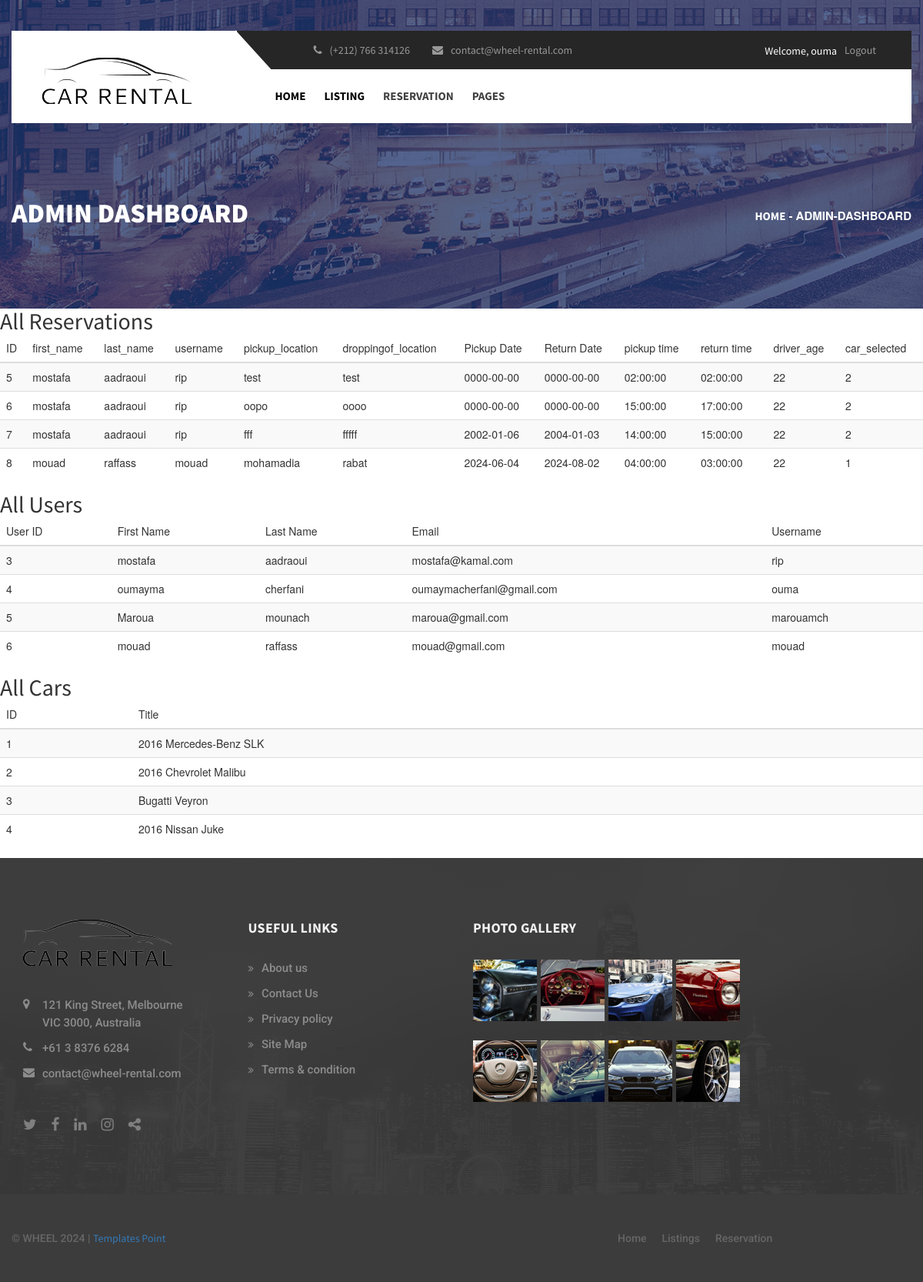
Screenshot of /admin.php (signed in) with the database file from the repository.
### tables this page shows
CREATE TABLE `reservations` (
  `id` int(11) NOT NULL,
  `first_name` varchar(255) NOT NULL,
  `last_name` varchar(255) NOT NULL,
  `username` varchar(255) NOT NULL,
  `dropping_off_location` varchar(255) NOT NULL,
  `picking_up_location` varchar(255) NOT NULL,
  `pickup_date` date NOT NULL,
  `pickup_time` time NOT NULL,
  `return_date` date NOT NULL,
  `return_time` time NOT NULL,
  `driver_age` int(11) NOT NULL,
  `car_selected` int(11) NOT NULL
);

CREATE TABLE `users` (
  `id` int(11) NOT NULL,
  `first_name` varchar(255) NOT NULL,
  `last_name` varchar(255) NOT NULL,
  `email` varchar(255) NOT NULL,
  `username` varchar(255) NOT NULL,
  `password` varchar(255) NOT NULL
);

CREATE TABLE `cars` (
  `id` int(11) NOT NULL,
  `title` varchar(255) DEFAULT NULL,
  `price` decimal(10,2) DEFAULT NULL,
  `image1` varchar(255) DEFAULT NULL,
  `image2` varchar(255) DEFAULT NULL,
  `storage` int(11) DEFAULT NULL,
  `seats` int(11) DEFAULT NULL,
  `bags` int(11) DEFAULT NULL,
  `mpg` int(11) DEFAULT NULL,
  `airbags` tinyint(1) DEFAULT NULL,
  `transmission` enum('manual','auto') DEFAULT NULL,
  `ac` tinyint(1) DEFAULT NULL,
  `description` text DEFAULT NULL,
  `baby_seat` int(11) DEFAULT 0,
  `doors` int(11) DEFAULT 2,
  `power_steering` tinyint(1) DEFAULT 0,
  `central_locking` tinyint(1) DEFAULT 0,
  `co2_emission` float DEFAULT 0,
  `stereo_radio` varchar(255) DEFAULT '',
  `abs_brakes` tinyint(1) DEFAULT 0,
  `mileage_per_tank` float DEFAULT 0,
  `image3` varchar(255) DEFAULT NULL
);

### admin.php (the view, shortened to what this page needs)
<!DOCTYPE html>
<html lang="en">
<head>
        <link rel="stylesheet" type="text/css" href="assets/css/css_reset.css">
        <link rel="stylesheet" type="text/css" href="assets/css/bootstrap.min.css">
        <link rel="stylesheet" type="text/css" href="assets/css/jquery.datetimepicker.min.css">
        <link rel="stylesheet" href="assets/css/bootstrap-select.min.css">
        <link rel="stylesheet" type="text/css" href="assets/css/loaders.min.css">
        <link rel="stylesheet" type="text/css" href="assets/css/index.css">
    </head>
    <body class="">
<div class="wheel-menu-wrap">
    <div class="container-fluid wheel-bg1">
        <div class="row">
            <div class="col-sm-3">
                <div class="wheel-logo">
                    <a href="index.php" style="width: 300px;"><img src="images/logo3.png" alt=""></a>
                </div>
            </div>
            <div class="col-sm-9 col-xs-12 padd-lr0">
                <div class="wheel-top-menu clearfix">
                    <div class="wheel-top-menu-info">
                        <div class="top-menu-item"><a href="#"><i class="fa fa-phone"></i><span>(+212) 766 314126</span></a></div>
                        <div class="top-menu-item"><a href="#"><i class="fa fa-envelope"></i><span>contact@wheel-rental.com</span></a></div>
                    </div>
                    <?php if (isset($_SESSION['user_id'])) : ?>
                        <div class="wheel-top-menu-log">
                            <div class="top-menu-item">
                                <span style="color: white">Welcome, <?php echo $_SESSION['username']; ?></span>
                            </div>
                            <div class="top-menu-item">
                                <form action="logout.php" method="post">
                                    <button type="submit" class="btn btn-default">Logout</button>
                                </form>
                            </div>
                        </div>
                    <?php endif; ?>
                </div>
            </div>
            <div class="col-sm-9 ">
                <div class="wheel-navigation">
                    <nav id="dl-menu">
                        <ul class="main-menu dl-menu">
                            <li class="menu-item   current-menu-parent menu-item-has-children">
                                <a href="index.php">Home</a>
                            </li>
                            <li class="menu-item current-menu-parent menu-item-has-children  ">
                                <a href="car-list-grid.php"> Listing </a>
                            </li>
                            <li class="menu-item">
                                <a href="reservation1.php"> Reservation</a>
                            </li>
                            <li class="menu-item menu-item-has-children  ">
                                <a href="#">Pages</a>
                            </li>
                        </ul>
                    </nav>
                </div>
            </div>
        </div>
    </div>
</div>
        <div class="wheel-start3">
            <div class="container">
                <div class="row">
                    <div class="col-xs-12 padd-lr0">
                        <div class="wheel-start3-body clearfix marg-lg-t255 marg-lg-b75 marg-sm-t190 marg-xs-b30">
                            <h3>Admin Dashboard</h3>
                            <ol class="breadcrumb">
                                <li><a href="#">Home</a></li>
                                <li class="active">Admin-Dashboard</li>
                            </ol>
                        </div>
                    </div>
                </div>
            </div>
        </div>
                <div class="admin-dashboard">
        <div class="reservations">
            <h2>All Reservations</h2>
            <table class="table table-striped">
                <thead>
                    <tr>
                        <th>ID</th>
                        <th>first_name</th>
                        <th>last_name</th>
                        <th>username</th>
                        <th>pickup_location</th>
                        <th>droppingof_location</th>
                        <th>Pickup Date</th>
                        <th>Return Date</th>
                        <th>pickup time</th>
                        <th>return time</th>
                        <th>driver_age</th>
                        <th>car_selected</th>
                    </tr>
                </thead>
                <tbody>
                    <?php
                    include 'connection.php';
                    $reservations = get_all_reservations();
                    foreach ($reservations as $reservation) {
                        echo "<tr>";
                        echo "<td>" . htmlspecialchars($reservation['id']) . "</td>";
                        echo "<td>" . htmlspecialchars($reservation['first_name']) . "</td>";
                        echo "<td>" . htmlspecialchars($reservation['last_name']) . "</td>";
                        echo "<td>" . htmlspecialchars($reservation['username']) . "</td>";
                        echo "<td>" . htmlspecialchars($reservation['picking_up_location']) . "</td>";
                        echo "<td>" . htmlspecialchars($reservation['dropping_off_location']) . "</td>";
                        echo "<td>" . htmlspecialchars($reservation['pickup_date']) . "</td>";
                        echo "<td>" . htmlspecialchars($reservation['return_date']) . "</td>";
                        echo "<td>" . htmlspecialchars($reservation['pickup_time']) . "</td>";
                        echo "<td>" . htmlspecialchars($reservation['return_time']) . "</td>";
                        echo "<td>" . htmlspecialchars($reservation['driver_age']) . "</td>";
                        echo "<td>" . htmlspecialchars($reservation['car_selected']) . "</td>";
                        echo "</tr>";
                    }
                    function get_all_reservations() {
    global $conn;
    $query = "SELECT id, first_name, last_name, username, dropping_off_location, picking_up_location, pickup_date, pickup_time, return_date, return_time, driver_age, car_selected FROM reservations";
    $result = mysqli_query($conn, $query);
    $reservations = mysqli_fetch_all($result, MYSQLI_ASSOC);
    return $reservations;
}
                    ?>
                </tbody>
            </table>
        </div>
    </div>
<div class="user-information">
    <h2>All Users</h2>
    <table class="table table-striped">
        <thead>
            <tr>
                <th>User ID</th>
                <th>First Name</th>
                <th>Last Name</th>
                <th>Email</th>
                <th>Username</th>
            </tr>
        </thead>
        <tbody>
            <?php
            $users = get_all_users();
            foreach ($users as $user) {
                echo "<tr>";
                echo "<td>" . htmlspecialchars($user['id']) . "</td>";
                echo "<td>" . htmlspecialchars($user['first_name']) . "</td>";
                echo "<td>" . htmlspecialchars($user['last_name']) . "</td>";
                echo "<td>" . htmlspecialchars($user['email']) . "</td>";
                echo "<td>" . htmlspecialchars($user['username']) . "</td>";
                echo "</tr>";
            }
            function get_all_users() {
    global $conn;
    $query = "SELECT id, first_name, last_name, email, username FROM users";
    $result = mysqli_query($conn, $query);
    $users = mysqli_fetch_all($result, MYSQLI_ASSOC);
    return $users;
}
            ?>
        </tbody>
    </table>
</div>
<div class="cars">
    <h2>All Cars</h2>
    <table class="table table-striped">
        <thead>
            <tr>
                <th>ID</th>
                <th>Title</th>
            </tr>
        </thead>
        <tbody>
            <?php
            $cars = get_all_cars();
            foreach ($cars as $car) {
                echo "<tr>";
                echo "<td>" . htmlspecialchars($car['id']) . "</td>";
                echo "<td>" . htmlspecialchars($car['title']) . "</td>";
                echo "</tr>";
            }
            ?>
        </tbody>
    </table>
</div>
<?php
function get_all_cars() {
    global $conn;
    $query = "SELECT id, title FROM cars";
    $result = mysqli_query($conn, $query);
    $cars = mysqli_fetch_all($result, MYSQLI_ASSOC);
    return $cars;
}
?>
       <footer class="wheel-footer">
            <div class="container">
                <div class="row">
                    <div class="col-md-3  col-sm-6  padd-lr0">
                        <div class="wheel-address">
                            <div class="wheel-footer-logo"><a href="#"><img src="images/logo3.png" alt=""></a></div>
                            <ul>
                                <li><span><i class="fa fa-map-marker"></i>121 King Street, Melbourne <br>
                                    VIC 3000, Australia  </span>
                                </li>
                                <li><a href="#"><span><i class="fa fa-phone"></i> +61 3 8376 6284</span></a></li>
                                <li><a href="#"><span><i class="fa fa-envelope"></i>contact@wheel-rental.com</span></a></li>
                            </ul>
                            <div class="wheel-soc">
                                <a href="#" class="fa fa-twitter"></a>
                                <a href="#" class="fa fa-facebook"></a>
                                <a href="#" class="fa fa-linkedin"></a>
                                <a href="#" class="fa fa-instagram"></a>
                                <a href="#" class="fa fa-share-alt"></a>
                            </div>
                        </div>
                    </div>
                    <div class="col-md-3 col-sm-6  padd-lr0">
                        <div class="wheel-footer-item">
                            <h3>Useful Links</h3>
                            <ul>
                                <li><a href="about.html" class="">About us</a></li>
                                <li><a href="contact.html" class="">Contact Us</a></li>
                                <li><a href="#" class="">Privacy policy</a></li>
                                <li><a href="#" class="">Site Map</a></li>
                                <li><a href="#" class="">Terms & condition</a></li>
                            </ul>
                        </div>
                    </div>
                    <div class="col-md-4 col-sm-6 padd-lr0">
                        <div class="wheel-footer-gallery">
                            <h3>Photo Gallery</h3>
                            <div class="  clearfix">
                                <div class="wheel-footer-galery-item"><a href="#"><img src="images/i11.jpg" alt=""></a></div>
                                <div class="wheel-footer-galery-item"><a href="#"><img src="images/i12.jpg" alt=""></a></div>
                                <div class="wheel-footer-galery-item"><a href="#"><img src="images/i13.jpg" alt=""></a></div>
                                <div class="wheel-footer-galery-item"><a href="#"><img src="images/i14.jpg" alt=""></a></div>
                                <div class="wheel-footer-galery-item"><a href="#"><img src="images/i15.jpg" alt=""></a></div>
                                <div class="wheel-footer-galery-item"><a href="#"><img src="images/i16.jpg" alt=""></a></div>
                                <div class="wheel-footer-galery-item"><a href="#"><img src="images/i17.jpg" alt=""></a></div>
                                <div class="wheel-footer-galery-item"><a href="#"><img src="images/i18.jpg" alt=""></a></div>
                            </div>
                        </div>
                    </div>
                </div>
            </div>
        </footer>
        <div class="wheel-footer-info wheel-bg6">
            <div class="container">
                <div class="row">
                    <div class="col-lg-8 col-sm-6  padd-lr0"><span>&#169; WHEEL 2024 | <a href="#">Templates Point</a> </span></div>
                    <div class="col-lg-4 col-sm-6 padd-lr0">
                        <ul>
                            <li><a href="index.php">Home</a></li>
                            <li><a href="car-list-3col2.html"> Listings</a></li>
                            <li><a href="reservation1.html"> Reservation</a></li>
                        </ul>
                    </div>
                </div>
            </div>
        </div>
    </body>
</html>

### rows the page displays
reservations: id "5", first_name "mostafa", last_name "aadraoui", username "rip", picking_up_location "test", dropping_off_location "test", pickup_date "0000-00-00", return_date "0000-00-00", pickup_time "02:00:00", return_time "02:00:00", driver_age "22", car_selected "2"
reservations: id "6", first_name "mostafa", last_name "aadraoui", username "rip", picking_up_location "oopo", dropping_off_location "oooo", pickup_date "0000-00-00", return_date "0000-00-00", pickup_time "15:00:00", return_time "17:00:00", driver_age "22", car_selected "2"
reservations: id "7", first_name "mostafa", last_name "aadraoui", username "rip", picking_up_location "fff", dropping_off_location "fffff", pickup_date "2002-01-06", return_date "2004-01-03", pickup_time "14:00:00", return_time "15:00:00", driver_age "22", car_selected "2"
reservations: id "8", first_name "mouad", last_name "raffass", username "mouad", picking_up_location "mohamadia", dropping_off_location "rabat", pickup_date "2024-06-04", return_date "2024-08-02", pickup_time "04:00:00", return_time "03:00:00", driver_age "22", car_selected "1"
users: id "3", first_name "mostafa", last_name "aadraoui", email "mostafa@kamal.com", username "rip"
users: id "4", first_name "oumayma", last_name "cherfani", email "oumaymacherfani@gmail.com", username "ouma"
users: id "5", first_name "Maroua", last_name "mounach", email "maroua@gmail.com", username "marouamch"
users: id "6", first_name "mouad", last_name "raffass", email "mouad@gmail.com", username "mouad"
cars: id "1", title "2016 Mercedes-Benz SLK"
cars: id "2", title "2016 Chevrolet Malibu"
cars: id "3", title "Bugatti Veyron"
cars: id "4", title "2016 Nissan Juke"

### other values shown
$_SESSION['username'] "ouma"
